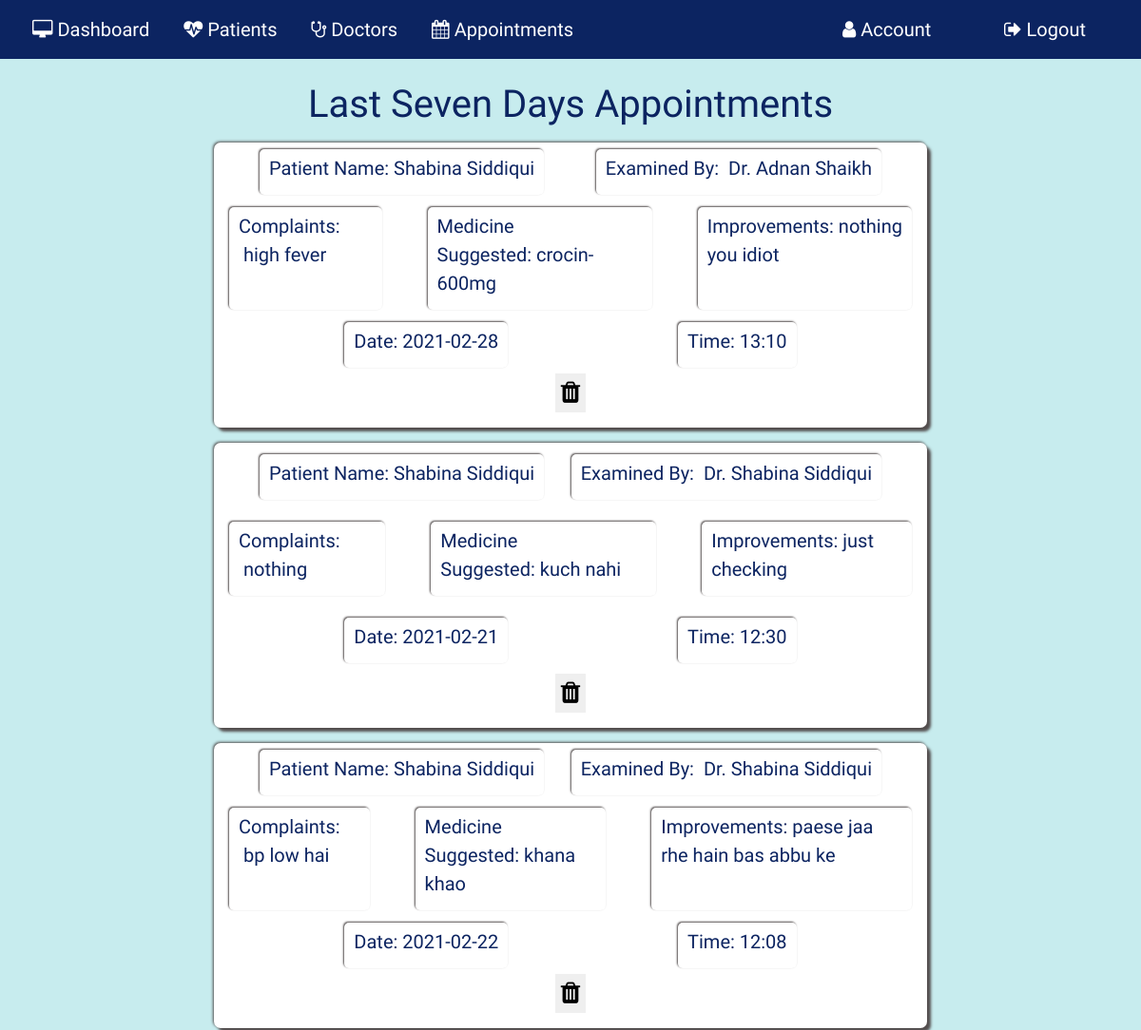
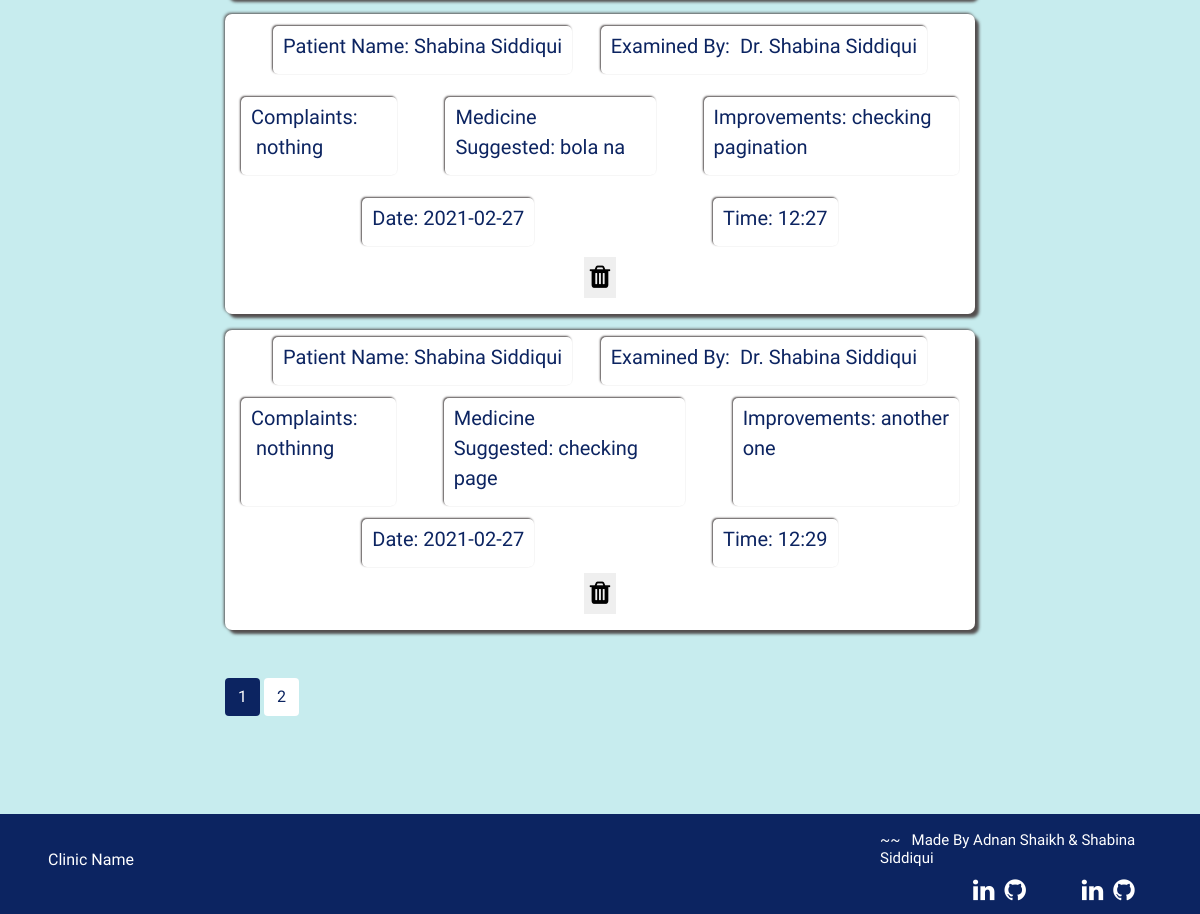
/allapp (signed in), run on the app's committed database (2 pictures, top to bottom).
### application/routes.py (models this page shows, shortened)
class Appointments(db.Model):
  __tablename__ = 'Appointments'
  id = db.Column(db.Integer, primary_key=True)
  pname=db.Column(db.String(100))
  examinedby = db.Column(db.String(100))
  complaint = db.Column(db.String(5000))
  medicine_suggested = db.Column(db.String(5000))
  improvements = db.Column(db.String(5000))
  date= db.Column(db.String(50))
  time= db.Column(db.String(50))

### application/routes.py (the view)
@app.route('/allapp', methods=['POST', 'GET'])
def allapp():
  if 'username' in session:
    today= datetime.date.today()
    seven_days_ago = datetime.date.today() - timedelta(days = 7)
    page= request.args.get('page', 1, type=int)
    allapp = Appointments.query.filter(Appointments.date<=today, Appointments.date >=seven_days_ago).paginate(page=page, per_page=5)
    return render_template('allappointment.html', allapp=allapp)

### application/templates/allappointment.html
{% extends 'layout.html' %}{% include 'includes/nav.html' %} {% block content%}
<section id="allapp">
  <div class="allapp-section">
    <h1 class="text-center mt-4">Last Seven Days Appointments</h1>
    {% for i in allapp.items %}
    <div class="form-style seven-app mt-3 d-flex">
      <div class="d-flex flex-column justify-content-around card-content">
        <div class="d-flex flex-row justify-content-between mx-5">
          <div class="card-box">
            <label for="">Patient Name:&nbsp;{{i.pname}}</label>
          </div>
          <div class="card-box">
            <label for="">Examined By: &nbsp;{{i.examinedby}}</label>
          </div>
        </div>
        <div class="d-flex flex-row justify-content-between mx-3">
          <div class="mr-5 card-box">
            <label for="">Complaints: &nbsp;{{i.complaint}}</label>
          </div>
          <div class="mr-5 card-box">
            <label for=""
              >Medicine Suggested:&nbsp;{{i.medicine_suggested}}</label
            >
          </div>
          <div class="card-box">
            <label for="">Improvements:&nbsp;{{i.improvements}}</label>
          </div>
        </div>
        <div class="d-flex flex-row justify-content-around mx-5">
          <div class="card-box">
            <label for="">Date:&nbsp;{{i.date}}</label>
          </div>
          <div class="card-box">
            <label for="">Time:&nbsp;{{i.time}}</label>
          </div>
        </div>
      </div>
      <div class="app-del-btn">
        <div class="d-flex justify-content-center mb-3">
          <button
            type="button"
            class="dbutton"
            onclick="window.location='/deleteapp/{{ i.id }}'"
          >
            <i class="fa fa-trash" aria-hidden="true"></i>
          </button>
        </div>
      </div>
    </div>
    {% endfor %} {% for page_num in allapp.iter_pages(left_edge=1, right_edge=1,
    left_current=1, right_current=2) %} {% if page_num %} {% if allapp.page ==
    page_num %}
    <a
      class="btn pagenum_current mb-4 mt-5"
      href="{{ url_for('allapp', page=page_num) }}"
      >{{ page_num }}</a
    >
    {% else %}
    <a
      class="btn pagenum mb-4 mt-5"
      href="{{ url_for('allapp', page=page_num) }}"
      >{{ page_num }}</a
    >
    {% endif %} {% else %} ... {% endif %} {% endfor %}
  </div>
  <br />
  {% include "includes/footer.html" %}
</section>
{% endblock content%}

### application/static/patrcd.css (style rules this page uses)
body { counter-reset: Serial; }

### application/static/commonstyle.css (style rules this page uses)
a { text-decoration: none; }
h1, h2, h3 { color: #0c2461; }
label { color: #0c2461; }
body { background: #c7ecee; width: 100vw; background-size: cover; background-position: center; font-family: "Dosis", sans-serif; }
.form-style { font-size: 20px; color: #0c2461; display: flex; flex-direction: column; align-items: center; background: white; border-radius: 7px; box-shadow: 4px 4px 3px rgb(83, 78, 78), -1px -1px 3px rgb(83, 78, 78); }
.pagenum_current { background: #0c2461; color: white; }
.pagenum { background: white; color: #0c2461; }

### application/static/allapp.css (style rules this page uses)
#allapp { display: flex; flex-direction: column; align-items: center; }
.allapp-section { width: 750px; }
.seven-app { height: 300px; width: inherit; }
.card-content { height: inherit; }
.app-del-btn { width: inherit; }
.app-del-btn button { border: none; font-size: 26px; }
.card-box { padding: 5px 10px; background: rgb(255, 255, 255); border-radius: 5px; box-shadow: -1px -1px 2px rgb(83, 78, 78); }

### data on the page
Appointments: pname "Shabina Siddiqui", examinedby "Dr. Adnan Shaikh", complaint "high fever", medicine_suggested "crocin-600mg", improvements "nothing you idiot", date "2021-02-28", time "13:10"
Appointments: pname "Shabina Siddiqui", examinedby "Dr. Shabina Siddiqui", complaint "nothing", medicine_suggested "kuch nahi", improvements "just checking", date "2021-02-21", time "12:30"
Appointments: pname "Shabina Siddiqui", examinedby "Dr. Shabina Siddiqui", complaint "bp low hai", medicine_suggested "khana khao", improvements "paese jaa rhe hain bas abbu ke", date "2021-02-22", time "12:08"
Appointments: pname "Shabina Siddiqui", examinedby "Dr. Shabina Siddiqui", complaint "nothing", medicine_suggested "bola na", improvements "checking pagination", date "2021-02-27", time "12:27"
Appointments: pname "Shabina Siddiqui", examinedby "Dr. Shabina Siddiqui", complaint "nothinng", medicine_suggested "checking page", improvements "another one", date "2021-02-27", time "12:29"

### other printed values
{{ page_num }} "1"
{{ page_num }} "2"
